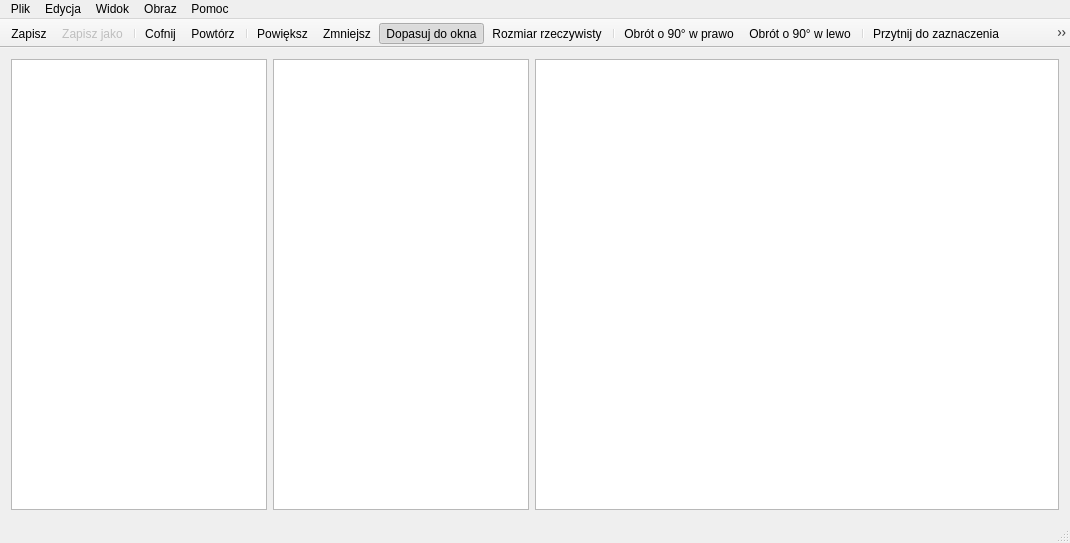
<?xml version="1.0" encoding="UTF-8"?>
<ui version="4.0">
 <class>MainWindow</class>
 <widget class="QMainWindow" name="MainWindow">
  <property name="geometry">
   <rect>
    <x>0</x>
    <y>0</y>
    <width>1070</width>
    <height>543</height>
   </rect>
  </property>
  <property name="windowTitle">
   <string>qimvi</string>
  </property>
  <property name="windowIcon">
   <iconset resource="../res/qimvi.qrc">
    <normaloff>:/fugue/fugue-icons/image-sunset.png</normaloff>:/fugue/fugue-icons/image-sunset.png</iconset>
  </property>
  <widget class="QWidget" name="centralWidget">
   <layout class="QVBoxLayout" name="verticalLayout_2">
    <item>
     <layout class="QHBoxLayout" name="horizontalLayout_2">
      <item>
       <widget class="QTreeView" name="dirTreeView">
        <property name="sizePolicy">
         <sizepolicy hsizetype="Fixed" vsizetype="Expanding">
          <horstretch>0</horstretch>
          <verstretch>0</verstretch>
         </sizepolicy>
        </property>
        <property name="headerHidden">
         <bool>true</bool>
        </property>
       </widget>
      </item>
      <item>
       <widget class="QTreeView" name="fileListView">
        <property name="sizePolicy">
         <sizepolicy hsizetype="Fixed" vsizetype="Expanding">
          <horstretch>0</horstretch>
          <verstretch>0</verstretch>
         </sizepolicy>
        </property>
        <property name="rootIsDecorated">
         <bool>false</bool>
        </property>
       </widget>
      </item>
      <item>
       <layout class="QVBoxLayout" name="verticalLayout">
        <item>
         <widget class="QGraphicsView" name="imagePreview">
          <property name="sizePolicy">
           <sizepolicy hsizetype="Expanding" vsizetype="Expanding">
            <horstretch>0</horstretch>
            <verstretch>0</verstretch>
           </sizepolicy>
          </property>
          <property name="backgroundBrush">
           <brush brushstyle="SolidPattern">
            <color alpha="255">
             <red>207</red>
             <green>207</green>
             <blue>207</blue>
            </color>
           </brush>
          </property>
         </widget>
        </item>
       </layout>
      </item>
     </layout>
    </item>
   </layout>
  </widget>
  <widget class="QMenuBar" name="menuBar">
   <property name="enabled">
    <bool>true</bool>
   </property>
   <property name="geometry">
    <rect>
     <x>0</x>
     <y>0</y>
     <width>1070</width>
     <height>21</height>
    </rect>
   </property>
   <widget class="QMenu" name="menuPlik">
    <property name="title">
     <string>Plik</string>
    </property>
    <addaction name="actionSave"/>
    <addaction name="actionSaveAs"/>
    <addaction name="actionQuit"/>
   </widget>
   <widget class="QMenu" name="menuWidok">
    <property name="title">
     <string>Widok</string>
    </property>
    <addaction name="actionZoomIn"/>
    <addaction name="actionZoomOut"/>
    <addaction name="actionFitWindow"/>
    <addaction name="actionFitActual"/>
    <addaction name="separator"/>
    <addaction name="actionFullScreen"/>
   </widget>
   <widget class="QMenu" name="menuObraz">
    <property name="title">
     <string>Obraz</string>
    </property>
    <addaction name="actionCrop"/>
    <addaction name="actionResize"/>
    <addaction name="separator"/>
    <addaction name="actionRotateRight"/>
    <addaction name="actionRotateLeft"/>
    <addaction name="separator"/>
    <addaction name="actionToGrayscale"/>
   </widget>
   <widget class="QMenu" name="menuEdycja">
    <property name="title">
     <string>Edycja</string>
    </property>
    <addaction name="actionUndo"/>
    <addaction name="actionRedo"/>
   </widget>
   <widget class="QMenu" name="menuPomoc">
    <property name="title">
     <string>Pomoc</string>
    </property>
    <addaction name="actionAbout"/>
   </widget>
   <addaction name="menuPlik"/>
   <addaction name="menuEdycja"/>
   <addaction name="menuWidok"/>
   <addaction name="menuObraz"/>
   <addaction name="menuPomoc"/>
  </widget>
  <widget class="QStatusBar" name="statusBar"/>
  <widget class="QToolBar" name="toolBar">
   <property name="windowTitle">
    <string>toolBar</string>
   </property>
   <property name="movable">
    <bool>false</bool>
   </property>
   <attribute name="toolBarArea">
    <enum>TopToolBarArea</enum>
   </attribute>
   <attribute name="toolBarBreak">
    <bool>false</bool>
   </attribute>
   <addaction name="actionSave"/>
   <addaction name="actionSaveAs"/>
   <addaction name="separator"/>
   <addaction name="actionUndo"/>
   <addaction name="actionRedo"/>
   <addaction name="separator"/>
   <addaction name="actionZoomIn"/>
   <addaction name="actionZoomOut"/>
   <addaction name="actionFitWindow"/>
   <addaction name="actionFitActual"/>
   <addaction name="separator"/>
   <addaction name="actionRotateRight"/>
   <addaction name="actionRotateLeft"/>
   <addaction name="separator"/>
   <addaction name="actionCrop"/>
   <addaction name="actionResize"/>
   <addaction name="separator"/>
   <addaction name="actionToGrayscale"/>
  </widget>
  <action name="actionSaveAs">
   <property name="enabled">
    <bool>false</bool>
   </property>
   <property name="icon">
    <iconset resource="../res/qimvi.qrc">
     <normaloff>:/fugue/fugue-icons/disk--pencil.png</normaloff>:/fugue/fugue-icons/disk--pencil.png</iconset>
   </property>
   <property name="text">
    <string>Zapisz jako...</string>
   </property>
  </action>
  <action name="actionQuit">
   <property name="icon">
    <iconset resource="../res/qimvi.qrc">
     <normaloff>:/fugue/fugue-icons/door.png</normaloff>:/fugue/fugue-icons/door.png</iconset>
   </property>
   <property name="text">
    <string>Wyjście</string>
   </property>
  </action>
  <action name="actionFitWindow">
   <property name="checkable">
    <bool>true</bool>
   </property>
   <property name="checked">
    <bool>true</bool>
   </property>
   <property name="icon">
    <iconset resource="../res/qimvi.qrc">
     <normaloff>:/fugue/fugue-icons/layer-resize.png</normaloff>:/fugue/fugue-icons/layer-resize.png</iconset>
   </property>
   <property name="text">
    <string>Dopasuj do okna</string>
   </property>
   <property name="shortcut">
    <string>Ctrl+B</string>
   </property>
  </action>
  <action name="actionFitActual">
   <property name="icon">
    <iconset resource="../res/qimvi.qrc">
     <normaloff>:/fugue/fugue-icons/layer-resize-actual.png</normaloff>:/fugue/fugue-icons/layer-resize-actual.png</iconset>
   </property>
   <property name="text">
    <string>Rozmiar rzeczywisty</string>
   </property>
   <property name="shortcut">
    <string>Ctrl+0</string>
   </property>
  </action>
  <action name="actionZoomIn">
   <property name="icon">
    <iconset resource="../res/qimvi.qrc">
     <normaloff>:/fugue/fugue-icons/magnifier-zoom-in.png</normaloff>:/fugue/fugue-icons/magnifier-zoom-in.png</iconset>
   </property>
   <property name="text">
    <string>Powiększ</string>
   </property>
   <property name="shortcut">
    <string>Ctrl++</string>
   </property>
  </action>
  <action name="actionZoomOut">
   <property name="icon">
    <iconset resource="../res/qimvi.qrc">
     <normaloff>:/fugue/fugue-icons/magnifier-zoom-out.png</normaloff>:/fugue/fugue-icons/magnifier-zoom-out.png</iconset>
   </property>
   <property name="text">
    <string>Zmniejsz</string>
   </property>
   <property name="shortcut">
    <string>Ctrl+-</string>
   </property>
  </action>
  <action name="actionSave">
   <property name="icon">
    <iconset resource="../res/qimvi.qrc">
     <normaloff>:/fugue/fugue-icons/disk.png</normaloff>:/fugue/fugue-icons/disk.png</iconset>
   </property>
   <property name="text">
    <string>Zapisz</string>
   </property>
   <property name="shortcut">
    <string>Ctrl+S</string>
   </property>
  </action>
  <action name="actionRotateRight">
   <property name="icon">
    <iconset resource="../res/qimvi.qrc">
     <normaloff>:/fugue/fugue-icons/layer-rotate.png</normaloff>:/fugue/fugue-icons/layer-rotate.png</iconset>
   </property>
   <property name="text">
    <string>Obrót o 90° w prawo</string>
   </property>
   <property name="toolTip">
    <string>Obrót o 90° w prawo</string>
   </property>
   <property name="shortcut">
    <string>Ctrl+H</string>
   </property>
  </action>
  <action name="actionRotateLeft">
   <property name="icon">
    <iconset resource="../res/qimvi.qrc">
     <normaloff>:/fugue/fugue-icons/layer-rotate-left.png</normaloff>:/fugue/fugue-icons/layer-rotate-left.png</iconset>
   </property>
   <property name="text">
    <string>Obrót o 90° w lewo</string>
   </property>
   <property name="shortcut">
    <string>Ctrl+G</string>
   </property>
  </action>
  <action name="actionUndo">
   <property name="icon">
    <iconset resource="../res/qimvi.qrc">
     <normaloff>:/fugue/fugue-icons/arrow-curve-180-left.png</normaloff>:/fugue/fugue-icons/arrow-curve-180-left.png</iconset>
   </property>
   <property name="text">
    <string>Cofnij</string>
   </property>
   <property name="shortcut">
    <string>Ctrl+Z</string>
   </property>
  </action>
  <action name="actionRedo">
   <property name="icon">
    <iconset resource="../res/qimvi.qrc">
     <normaloff>:/fugue/fugue-icons/arrow-curve.png</normaloff>:/fugue/fugue-icons/arrow-curve.png</iconset>
   </property>
   <property name="text">
    <string>Powtórz</string>
   </property>
   <property name="shortcut">
    <string>Ctrl+Y</string>
   </property>
  </action>
  <action name="actionAbout">
   <property name="icon">
    <iconset resource="../res/qimvi.qrc">
     <normaloff>:/fugue/fugue-icons/information.png</normaloff>:/fugue/fugue-icons/information.png</iconset>
   </property>
   <property name="text">
    <string>O programie...</string>
   </property>
  </action>
  <action name="actionCrop">
   <property name="icon">
    <iconset resource="../res/qimvi.qrc">
     <normaloff>:/fugue/fugue-icons/image-crop.png</normaloff>:/fugue/fugue-icons/image-crop.png</iconset>
   </property>
   <property name="text">
    <string>Przytnij do zaznaczenia</string>
   </property>
   <property name="shortcut">
    <string>Ctrl+Shift+X</string>
   </property>
  </action>
  <action name="actionResize">
   <property name="icon">
    <iconset resource="../res/qimvi.qrc">
     <normaloff>:/fugue/fugue-icons/image-resize.png</normaloff>:/fugue/fugue-icons/image-resize.png</iconset>
   </property>
   <property name="text">
    <string>Zmień rozmiar...</string>
   </property>
   <property name="shortcut">
    <string>Ctrl+R</string>
   </property>
  </action>
  <action name="actionFullScreen">
   <property name="checkable">
    <bool>true</bool>
   </property>
   <property name="icon">
    <iconset resource="../res/qimvi.qrc">
     <normaloff>:/fugue/fugue-icons/application-resize-full.png</normaloff>:/fugue/fugue-icons/application-resize-full.png</iconset>
   </property>
   <property name="text">
    <string>Pełny ekran</string>
   </property>
   <property name="shortcut">
    <string>Alt+Return</string>
   </property>
  </action>
  <action name="actionToGrayscale">
   <property name="icon">
    <iconset resource="../res/qimvi.qrc">
     <normaloff>:/fugue/fugue-icons/color_gray.png</normaloff>:/fugue/fugue-icons/color_gray.png</iconset>
   </property>
   <property name="text">
    <string>Konwertuj do skali szarości</string>
   </property>
   <property name="shortcut">
    <string>Ctrl+Shift+G</string>
   </property>
  </action>
 </widget>
 <layoutdefault spacing="6" margin="11"/>
 <resources>
  <include location="../res/qimvi.qrc"/>
 </resources>
 <connections/>
</ui>
